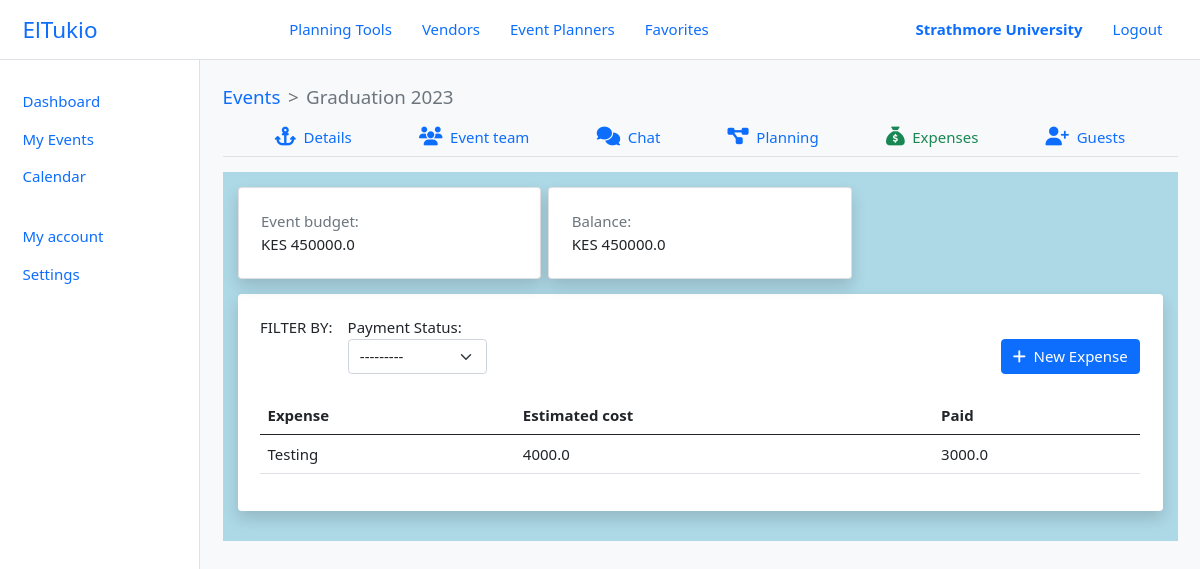
The page /organizer/events/1/expenses/ (signed in) on the database its author committed.
### el_tukio/models.py (models this page shows, shortened)
class User(AbstractUser):
    class UserType(models.IntegerChoices):
        ORGANIZER = 0, _('Organizer')
        PLANNER = 1, _('Planner')
        VENDOR = 3, _('Vendor')
        __empty__ = _('(Unkown)')
    class AccountType(models.IntegerChoices):
        PERSONAL = 1, _('Personal')
        ORGANIZATION = 2, _('Organization')
        __empty__ = _('--------------')
    user_type = models.SmallIntegerField(blank=True, null=True, choices=UserType.choices)
    phone_number = PhoneNumberField(blank=True, null=True, unique=True)
    profile = models.ImageField(default='default.png', upload_to='profile_pics')
    account_type = models.SmallIntegerField(blank=True, null=True, choices=UserType.choices)
    location = models.OneToOneField(Location, blank=True, null=True, on_delete=models.SET_NULL)
    @property
    def is_organizer(self):
        return self.user_type == self.UserType.ORGANIZER
    @property
    def is_planner(self):
        return self.user_type == self.UserType.PLANNER
    @property
    def is_vendor(self):
        return self.user_type == self.UserType.VENDOR
    @property
    def full_name(self):
        return self.get_full_name()
    class Meta:
        ordering = ['last_name', 'first_name']

class Event(models.Model):
    organizer = models.ForeignKey(Organizer, on_delete=CASCADE)
    event_name = models.CharField(max_length=100)
    event_date = models.DateField(help_text='When will this event be held?')
    event_budget = models.FloatField(help_text='What  is the budget for this event?')
    event_location = models.CharField(max_length=100, null=True, blank=True)
    guest_size = models.IntegerField(help_text='Expected number of guests at the event?')
    event_team = models.ManyToManyField(User, related_name='event_team_members')
    chatroom = models.OneToOneField(ChatRoom, on_delete=SET_NULL, blank=True, null=True)

class Expense(models.Model):
    event = models.ForeignKey(Event, on_delete=CASCADE)
    expense_category = models.ForeignKey(ExpenseCategory, on_delete=SET_NULL, blank=True, null=True)
    description = models.TextField(max_length=5000)
    total_cost = models.FloatField(help_text='Estimated taotal cost of this budget item')
    total_paid = models.FloatField( default=0, help_text='Total amount already paid for this budget item')
    budgeted_by = models.ForeignKey(User, on_delete=SET_NULL, blank=True, null=True)
    date_budgeted = models.DateTimeField(auto_now_add=True)
    comments = models.ManyToManyField(Comment, related_name='expense_comments')
    files = models.ManyToManyField(FileUpload, related_name='expense_files')
    deleted = models.BooleanField(default=False)
    date_deleted = models.DateTimeField(blank=True, null=True)
    class Meta:
        constraints = [
            CheckConstraint(check=Q(total_cost__gte=F('total_paid')), name='check_total_cost_vs_paid')
        ]

### el_tukio/utils/decorators.py (the view)
    def wrapper_func(request, *args, **kwargs):
        if request.user.is_authenticated and (request.user.is_planner or request.user.is_organizer):
            return view_func(request, *args, **kwargs)
        else:
            error_msg = 'Unauthorised action. You must be an event planner or organizer to access this page!'
            return HttpResponse(error_msg)

### el_tukio/forms.py
class ExpenseForm(ModelForm):
    def __init__(self, *args, **kwargs):
        if 'exp_categories' in kwargs:
            exp_categories = kwargs.pop('exp_categories')
        super(ExpenseForm, self).__init__(*args, **kwargs)
        if 'exp_categories' in locals():
            self.fields['expense_category'] = forms.ChoiceField(
                required=False,
                choices=exp_categories
            )
    class Meta:
        model = Expense
        fields = ['description', 'expense_category', 'total_cost']

class ExpenseUpdateForm(ModelForm):
    def __init__(self, *args, **kwargs):
        if 'exp_categories' in kwargs:
            exp_categories = kwargs.pop('exp_categories')
        super(ExpenseUpdateForm, self).__init__(*args, **kwargs)
        if 'exp_categories' in locals():
            self.fields['expense_category'] = forms.ChoiceField(
                required=False,
                choices=exp_categories
            )
    class Meta:
        model = Expense
        fields = ['description', 'expense_category', 'total_cost', 'total_paid']

### templates/organizer/expenses.html (shortened to what this page needs)
{% extends 'layouts/dashboard.html' %}
{% load static %}
{% load widget_tweaks %}
{% block content %}
{% include 'components/nav-event.html' %}
<div class="text-start p-3" style="background: lightblue;">
    <div class="row row-cols-1 row-cols-md-3 g-2">
        <div class="col">
            <div class="card shadow h-100">
                <div class="card-body p-4">
                    <div class="text-muted">Event budget:</div>
                    KES <span id="eventBudget">{{ event.event_budget }}</span>
                </div>
            </div>
        </div>
        <div class="col">
            <div class="card shadow h-100">
                <div class="card-body p-4">
                    <div class="text-muted">Balance:</div>
                    KES <span id="eventBudget">{{ event.event_budget }}</span>
                </div>
            </div>
        </div>
    </div>
    <div class="bg-white rounded shadow my-3 p-4">
        <div class="d-flex justify-content-between align-items-end pb-4">
            <div class="d-flex gap-sm">
                <span>FILTER BY:</span>
                <div class="form-group mx-2 mb-0">
                    <label for="">Payment Status:</label>
                    <select name="payStatusFilter" id="payStatusFilter" class="form-select">
                        <option value="" selected>---------</option>
                    </select>
                </div>
            </div>
            <button type="button" class="btn btn-primary" data-bs-toggle="modal" data-bs-target="#newExpenseModal">
                <i class="fas fa-plus"></i>
                <span class="ms-1">New Expense</span>
            </button>
        </div>
        <table class="table" id="expensesTable">
            <thead>
                <tr>
                    <th>Expense</th>
                    <th>Estimated cost</th>
                    <th>Paid</th>
                </tr>
            </thead>
            <tbody>
                {% for exp in expenses %}
                <tr data-exp-id="{{ exp.id }}" class="cursor-pointer" onclick="expenseDetails({{ exp.id }})">
                    <td data-value="description">{{ exp.description }}</td>
                    <td data-value="total-cost">{{ exp.total_cost }}</td>
                    <td data-value="total-paid">{{ exp.total_paid }}</td>
                </tr>
                {% empty %}
                <tr>
                    <td colspan="3" class="text-danger">No expenses recorded yet!</td>
                </tr>
                {% endfor %}
            </tbody>
        </table>
    </div>
</div>
{% endblock content %}

### templates/components/header.html
<header class="header border-bottom d-flex align-items-center justify-content-between" id="header">
    <a href="{% url 'home' %}" class="logo">ElTukio</a>
    <nav class="nav-main d-flex align-items-center">
        <a href="#" class="nav-link">Planning Tools</a>
        <a href="{% url 'vendors' %}" class="nav-link">Vendors</a>
        <a href="{% url 'planners' %}" class="nav-link">Event Planners</a>
        {% if user.is_organizer or user.is_planner %}
        <a href="{% url 'bookmarks' user_type=user.get_user_type_display.lower %}" class="nav-link">Favorites</a>
        {% endif %}
    </nav>
    <nav class="nav-profile d-flex align-items-center">
        {% if user.is_authenticated %}
        {% if user.is_vendor %}
        <a class="nav-link fw-bold" href="{% url 'vendor-dashboard' %}">{{ user.vendor.business_name }}</a>
        {% elif user.is_planner %}
        <a class="nav-link fw-bold" href="{% url 'planner-dashboard' %}">{{ user.full_name }}</a>
        {% elif user.is_organizer %}
        <a class="nav-link fw-bold" href="{% url 'organizer-dashboard' %}">{{ user.full_name }}</a>
        {% endif %}
        <a class="nav-link" href="{% url 'logout' %}">Logout</a>
        {% else %}
        <a class="nav-link" href="{% url 'login' %}">Login</a>
        <a class="nav-link" href="{% url 'register' %}">Register</a>
        {% endif %}
    </nav>
</header>

### templates/components/nav-event.html
<div class="nav-event">
    <nav style="--bs-breadcrumb-divider: '>';" aria-label="breadcrumb" class="mb-2">
        <ol class="breadcrumb m-0 fs-5">
            <li class="breadcrumb-item"><a href="{% url 'organizer-events' %}">Events</a></li>
            <li class="breadcrumb-item active" aria-current="page">{{ event.event_name }}</li>
        </ol>
    </nav>
    <nav class="nav-secondary d-flex justify-content-evenly border-bottom bg-light mb-3">
        <a href="{% url 'organizer-event-details' event.id %}"
            class="nav-link {% if active == 'details' %}text-success{% endif %}">
            <i class="fs-5 fa-solid fa-anchor"></i>
            <span class="ms-1">Details</span>
        </a>
        {% if user.is_organizer or user.is_planner %}
        <a href="{% url 'organizer-event-team' event.id %}"
            class="nav-link {% if active == 'team' %}text-success{% endif %}">
            <i class="fs-5 fa-solid fa-users"></i>
            <span class="ms-1">Event team</span>
        </a>
        {% endif %}
        <a href="{% url 'event-chatroom' event.id %}" class="nav-link {% if active == 'chat' %}text-success{% endif %}">
            <i class="fs-5 fa-solid fa-comments"></i>
            <span class="ms-1">Chat</span>
        </a>
        <a href="{% url 'organizer-event-tasks' event.id %}" class="nav-link {% if active == 'plan' %}text-success{% endif %}">
            <i class="fs-5 fa-solid fa-diagram-project"></i>
            <span class="ms-1">Planning</span>
        </a>
        {% if user.is_organizer or user.is_planner %}
        <a href="{% url 'organizer-event-expenses' event.id %}" class="nav-link {% if active == 'expenses' %}text-success{% endif %}">
            <i class="fs-5 fa-solid fa-sack-dollar"></i>
            <span class="ms-1">Expenses</span>
        </a>
        <a href="#" class="nav-link {% if active == 'guests' %}text-success{% endif %}">
            <i class="fs-5 fa-solid fa-user-plus"></i>
            <span class="ms-1">Guests</span>
        </a>
        {% endif %}
    </nav>
</div>

### static/css/main.css (style rules this page uses)
:root { --tk-dim-header: 60px; --tk-dim-body-spacing-x: 1.5rem; --tk-dim-chat-height: 55px; }
html { font-size: 15px; }
html, body { width: 100%; height: 100%; }
a { text-decoration: none; cursor: pointer; }
.header { height: var(--tk-dim-header); padding-left: var(--tk-dim-body-spacing-x); padding-right: var(--tk-dim-body-spacing-x); }
.logo { font-size: 1.5rem; }
.gap-sm { gap: 0.5rem !important; }
.cursor-pointer { cursor: pointer !important; }

### rows shown on the page
User: full_name "Strathmore University"
Event: event_name "Graduation 2023", event_budget "450000.0"
Expense: description "Testing", total_cost "4000.0", total_paid "3000.0"
